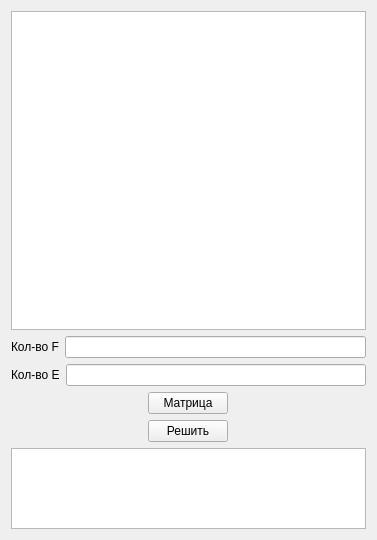
<?xml version="1.0" encoding="UTF-8"?>
<ui version="4.0">
 <class>Form</class>
 <widget class="QWidget" name="Form">
  <property name="geometry">
   <rect>
    <x>0</x>
    <y>0</y>
    <width>377</width>
    <height>540</height>
   </rect>
  </property>
  <property name="windowTitle">
   <string>Потапченко Б.В. АУЗ 362с</string>
  </property>
  <layout class="QVBoxLayout" name="verticalLayout">
   <item>
    <widget class="QTableWidget" name="tableWidget"/>
   </item>
   <item>
    <layout class="QHBoxLayout" name="horizontalLayout">
     <item>
      <widget class="QLabel" name="label">
       <property name="text">
        <string>Кол-во F</string>
       </property>
      </widget>
     </item>
     <item>
      <widget class="QLineEdit" name="f_le"/>
     </item>
    </layout>
   </item>
   <item>
    <layout class="QHBoxLayout" name="horizontalLayout_2">
     <item>
      <widget class="QLabel" name="label_2">
       <property name="text">
        <string>Кол-во E</string>
       </property>
      </widget>
     </item>
     <item>
      <widget class="QLineEdit" name="e_le"/>
     </item>
    </layout>
   </item>
   <item alignment="Qt::AlignHCenter">
    <widget class="QPushButton" name="matrix_btn">
     <property name="maximumSize">
      <size>
       <width>123</width>
       <height>16777215</height>
      </size>
     </property>
     <property name="text">
      <string>Матрица</string>
     </property>
    </widget>
   </item>
   <item alignment="Qt::AlignHCenter">
    <widget class="QPushButton" name="export_btn">
     <property name="maximumSize">
      <size>
       <width>123</width>
       <height>16777215</height>
      </size>
     </property>
     <property name="text">
      <string>Решить</string>
     </property>
    </widget>
   </item>
   <item>
    <widget class="QPlainTextEdit" name="export_te">
     <property name="minimumSize">
      <size>
       <width>0</width>
       <height>81</height>
      </size>
     </property>
     <property name="maximumSize">
      <size>
       <width>16777215</width>
       <height>81</height>
      </size>
     </property>
    </widget>
   </item>
  </layout>
 </widget>
 <resources/>
 <connections/>
</ui>
